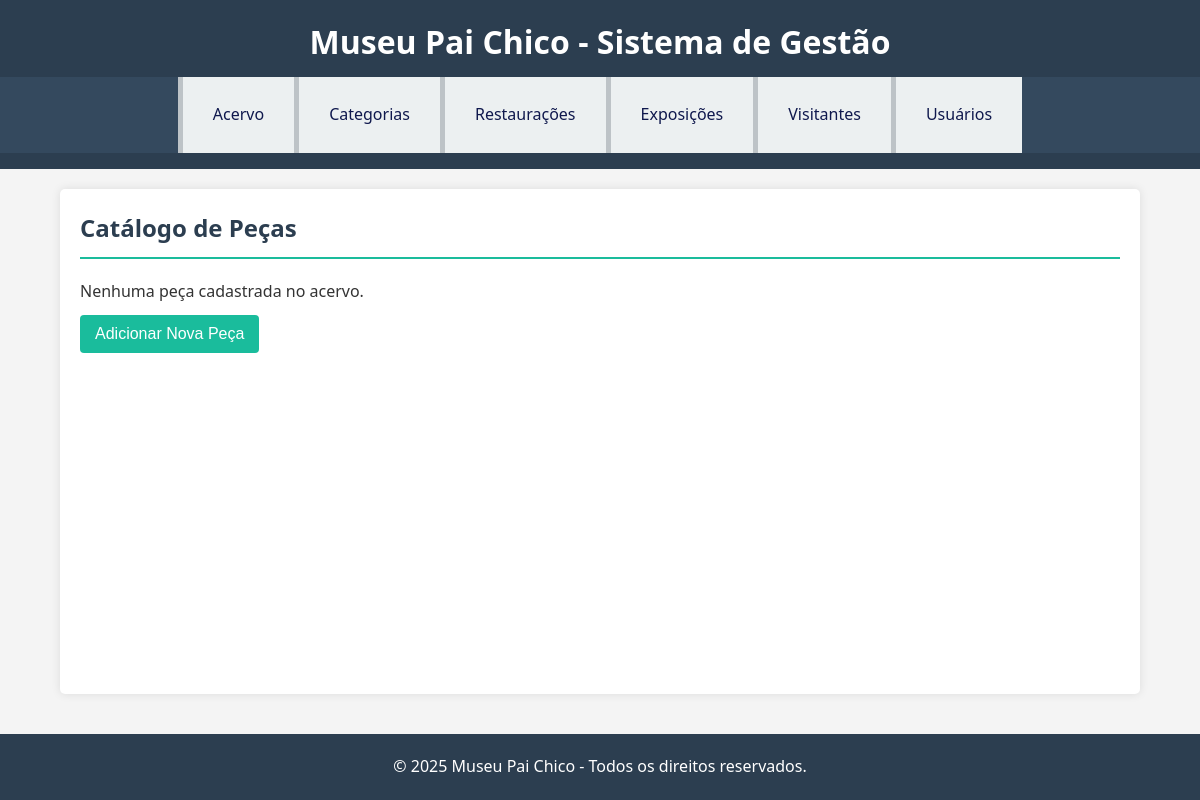
/acervo/, run on an earlier commit of the app's database.
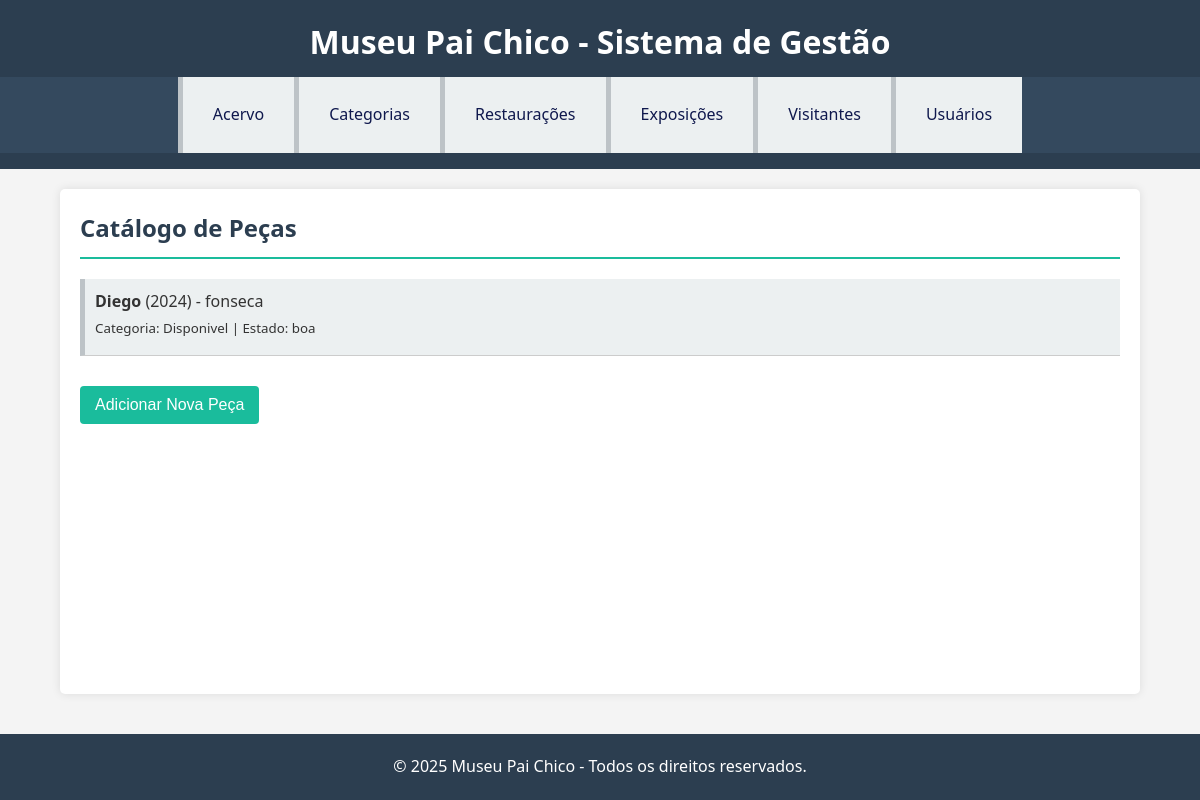
And on a later commit of the database.
### acervo/models.py (models this page shows, shortened)
class Peca(models.Model):
    titulo = models.CharField(max_length=200)
    autor = models.CharField(max_length=150, blank=True)
    origem = models.CharField(max_length=100, blank=True)
    ano = models.IntegerField(null=True, blank=True)
    descricao = models.TextField(blank=True)
    estado_conservacao = models.CharField(max_length=100)
    categoria = models.ForeignKey('categorias.Categoria', on_delete=models.SET_NULL, null=True)
    imagem = models.ImageField(upload_to='pecas/', blank=True, null=True)

### categorias/models.py (models this page shows)
class Categoria(models.Model):
    nome = models.CharField(max_length=100)
    descricao = models.TextField(blank=True, null=True)
    def __str__(self):
        return self.nome

### acervo/views.py (the view)
# urls.py: path('acervo/', listar_pecas, name='listar_pecas'),
def listar_pecas(request):
    pecas = Peca.objects.all()
    return render(request, 'acervo/listar_pecas.html', {'pecas': pecas})

### acervo/templates/acervo/listar_pecas.html (shortened to what this page needs)
{% extends 'base.html' %}
{% block content %}
    <h2>Catálogo de Peças</h2>
    {% if pecas %}
        <ul>
            {% for peca in pecas %}
                <li style="margin-bottom: 20px; border-bottom: 1px solid #ccc; padding-bottom: 15px;">
                    <strong>{{ peca.titulo }}</strong> ({{ peca.ano }}) - {{ peca.autor }}
                    <br>
                    <small>Categoria: {{ peca.categoria }} | Estado: {{ peca.estado_conservacao }}</small>
                </li>
            {% endfor %}
        </ul>
    {% else %}
        <p>Nenhuma peça cadastrada no acervo.</p>
    {% endif %}
    <a href="{% url 'cadastrar_peca' %}"><button>Adicionar Nova Peça</button></a>
{% endblock %}

What changed in the data, as far as the page shows it:
added Peca: titulo "Diego", ano "2024", autor "fonseca", categoria "Disponivel", estado_conservacao "boa"
Also different on the page:
text no longer shown: "Nenhuma peça cadastrada no acervo."
